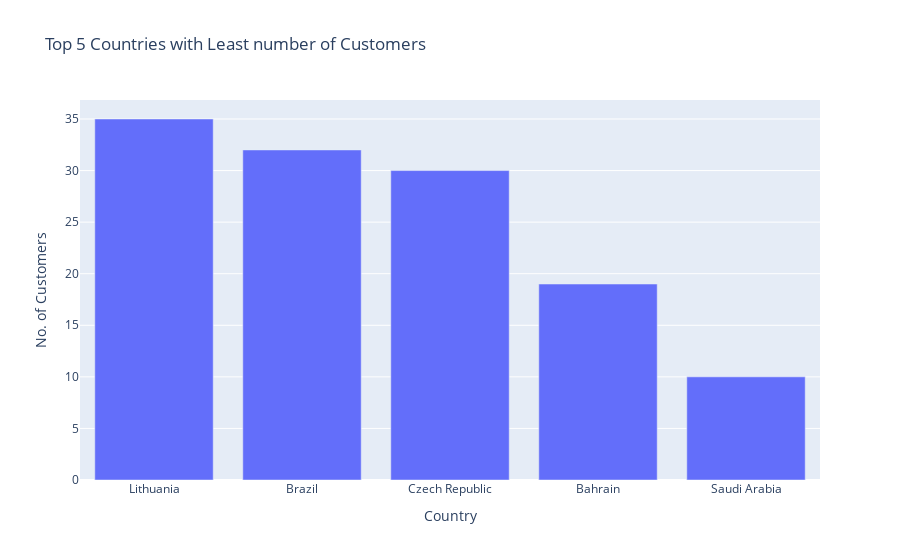

The notebook cell this image was saved under:
### Code cell
fig = px.bar(least_customers, x='Country', y='No. of Customers', title='Top 5 Countries with Least number of Customers')
fig.show()

### Figure 1 — Plotly figure (JSON) as saved in the notebook; plotly's stock layout.template omitted (floating-point values rounded to 4 significant figures)
{"data": [{"alignmentgroup": "True", "hovertemplate": "Country=%{x}<br>No. of Customers=%{y}<extra></extra>", "legendgroup": "", "marker": {"color": "#636efa", "pattern": {"shape": ""}}, "name": "", "offsetgroup": "", "orientation": "v", "showlegend": false, "textposition": "auto", "type": "bar", "x": ["Lithuania", "Brazil", "Czech Republic", "Bahrain", "Saudi Arabia"], "xaxis": "x", "y": [35, 32, 30, 19, 10], "yaxis": "y"}], "layout": {"barmode": "relative", "legend": {"tracegroupgap": 0}, "title": {"text": "Top 5 Countries with Least number of Customers"}, "xaxis": {"anchor": "y", "domain": [0, 1], "title": {"text": "Country"}}, "yaxis": {"anchor": "x", "domain": [0, 1], "title": {"text": "No. of Customers"}}}}
